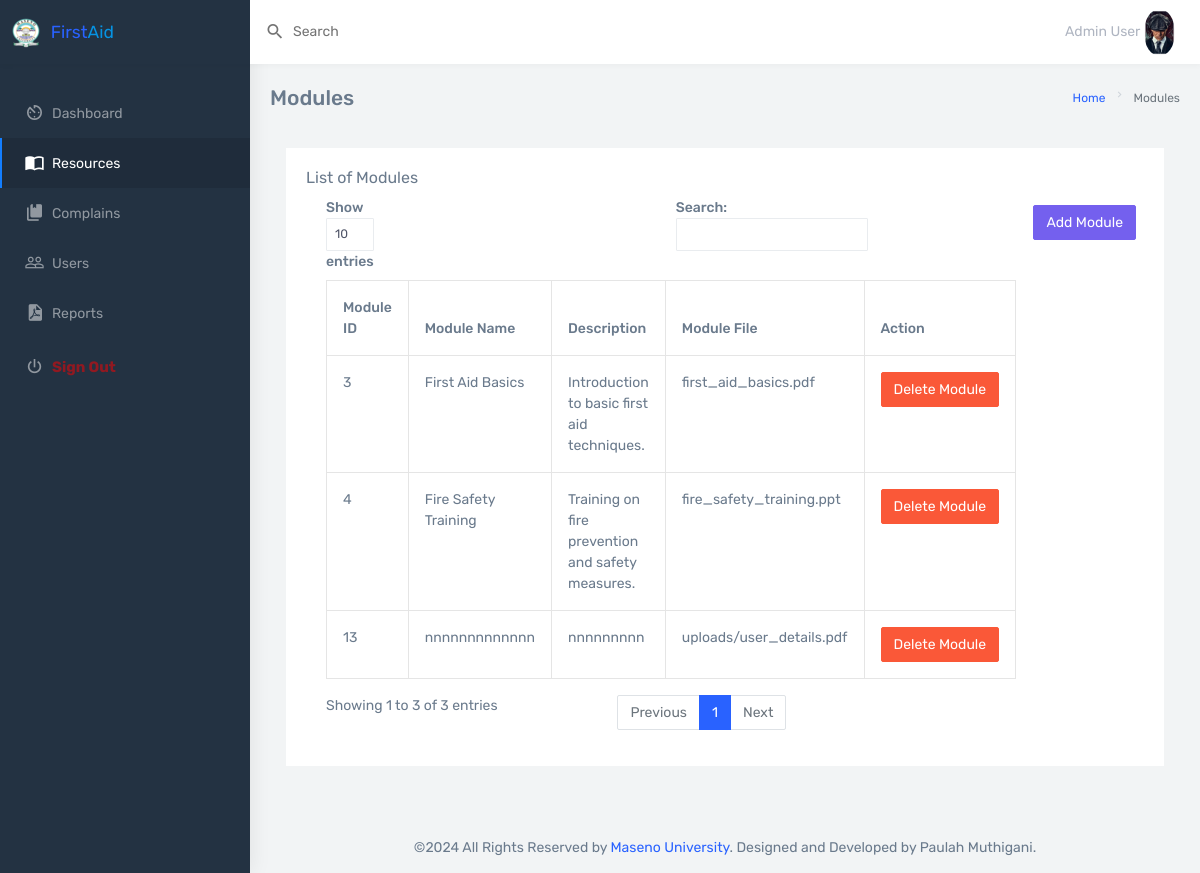
/dashboard/modules.php (signed in), run on the app's committed database.
### tables this page shows
CREATE TABLE `Modules` (
  `module_id` int(11) NOT NULL,
  `module_name` varchar(255) DEFAULT NULL,
  `description` text DEFAULT NULL,
  `module_file` varchar(255) DEFAULT NULL
);

### dashboard/modules.php (the view, shortened to what this page needs)
<?php
include '../server.php';
?>
<!DOCTYPE html>
<html dir="ltr" lang="en">
  <head>
    <?php include "_head.php"?>
  </head>
  <body>
    <?php include "_topbar.php"?>
    <?php include "_sidebar.php"?>
      <div class="page-wrapper">
        <div class="page-breadcrumb">
          <div class="row">
            <div class="col-5 align-self-center">
              <h4 class="page-title">Modules</h4>
            </div>
            <div class="col-7 align-self-center">
              <div class="d-flex align-items-center justify-content-end">
                <nav aria-label="breadcrumb">
                  <ol class="breadcrumb">
                    <li class="breadcrumb-item">
                      <a href="#">Home</a>
                    </li>
                    <li class="breadcrumb-item active" aria-current="page">
                      Modules
                    </li>
                  </ol>
                </nav>
              </div>
            </div>
          </div>
        </div>
        <div class="container-fluid">
          <div class="row p-3">
          <div class="col-12">
                    <div class="card">
                        <div class="card-body">
                            <h5 class="card-title">List of Modules</h5>
                            <input type='button' value='Add Module' name='open-module-btn'
                                class='btn btn-primary float-end open-module-modal-btn m-2' data-bs-toggle="modal" data-bs-target="#addModuleModal" />
                            <div class="table-responsive">
                                <table id="dtBasicExample" class="table table-hover table-bordered table-sm"
                                    cellspacing="0" width="100%">
                                    <thead>
                                        <tr>
                                            <th>Module ID</th>
                                            <th>Module Name</th>
                                            <th>Description</th>
                                            <th>Module File</th>
                                            <th>Action</th>
                                        </tr>
                                    </thead>
                                    <?php
                                      if (isset($_SESSION['role_name']) && $_SESSION['role_name'] == 'Admin') {
                                          $sql = "SELECT * FROM Modules";
                                          $result = mysqli_query($db, $sql);
                                          if ($result) {
                                              if (mysqli_num_rows($result) > 0) {
                                                  while ($row = mysqli_fetch_assoc($result)) {
                                                      echo "<tr>
                                                      <td>" . $row["module_id"] . "</td>
                                                      <td>" . $row["module_name"] . "</td>
                                                      <td>" . $row["description"] . "</td>
                                                      <td>" . $row["module_file"] . "</td>
                                                      <td>
                                                      <form method='POST' action=''>
                                                      <input type='hidden' name='module_id' value='" . $row["module_id"] . "'>
                                                      <input type='submit' value='Delete Module' name='delete-module-btn' class='btn btn-danger deleteModuleBtn' onclick='return confirm(\"Are you sure you want to delete this module?\");'>
                                                      </form>
                                                      </td>
                                                      </tr>";
                                                  }
                                                  echo "</table>";
                                              } else {
                                                  echo "0 results";
                                              }
                                          } else {
                                              echo "Error executing the query: " . mysqli_error($db);
                                          }
                                      } else {
                                          echo "You do not have permission to view this data.";
                                      }
                                      ?>
                            </div>
                        </div>
                    </div>
                </div>
        </div>
        </div>
      <?php include "_footer.php"?>
      </div>
    </div>
</body>
</html>

### data on the page
modules: module_id "3", module_name "First Aid Basics", description "Introduction to basic first aid techniques.", module_file "first_aid_basics.pdf"
modules: module_id "4", module_name "Fire Safety Training", description "Training on fire prevention and safety measures.", module_file "fire_safety_training.ppt"
modules: module_id "13", module_name "nnnnnnnnnnnnn", description "nnnnnnnnn", module_file "uploads/user_details.pdf"

### other printed values
$_SESSION['fname'] "Admin"
$_SESSION['lname'] "User"
